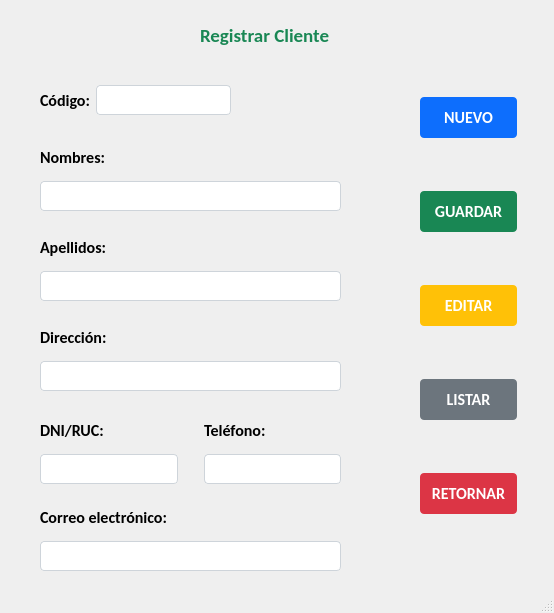
<?xml version="1.0" encoding="UTF-8"?>
<ui version="4.0">
 <class>MainWindow</class>
 <widget class="QMainWindow" name="MainWindow">
  <property name="geometry">
   <rect>
    <x>0</x>
    <y>0</y>
    <width>554</width>
    <height>613</height>
   </rect>
  </property>
  <property name="windowTitle">
   <string>MainWindow</string>
  </property>
  <widget class="QWidget" name="centralwidget">
   <widget class="QWidget" name="layoutWidget">
    <property name="geometry">
     <rect>
      <x>420</x>
      <y>50</y>
      <width>97</width>
      <height>511</height>
     </rect>
    </property>
    <layout class="QVBoxLayout" name="verticalLayout">
     <item>
      <widget class="QPushButton" name="pushButton">
       <property name="font">
        <font>
         <family>Calibri</family>
         <pointsize>12</pointsize>
         <weight>75</weight>
         <bold>true</bold>
        </font>
       </property>
       <property name="styleSheet">
        <string notr="true">background-color: rgb(13, 110, 253);
border-radius: 4px;
color: #ffffff;
padding: 10px;</string>
       </property>
       <property name="text">
        <string>NUEVO</string>
       </property>
      </widget>
     </item>
     <item>
      <widget class="QPushButton" name="pushButton_2">
       <property name="font">
        <font>
         <family>Calibri</family>
         <pointsize>12</pointsize>
         <weight>75</weight>
         <bold>true</bold>
        </font>
       </property>
       <property name="styleSheet">
        <string notr="true">background-color: #198754;
border-radius: 4px;
color: #fff;
padding: 10px;</string>
       </property>
       <property name="text">
        <string>GUARDAR</string>
       </property>
      </widget>
     </item>
     <item>
      <widget class="QPushButton" name="pushButton_3">
       <property name="font">
        <font>
         <family>Calibri</family>
         <pointsize>12</pointsize>
         <weight>75</weight>
         <bold>true</bold>
        </font>
       </property>
       <property name="styleSheet">
        <string notr="true">background-color: #ffc107;
border-radius: 4px;
color: #ffffff;
padding: 10px;</string>
       </property>
       <property name="text">
        <string>EDITAR</string>
       </property>
      </widget>
     </item>
     <item>
      <widget class="QPushButton" name="pushButton_4">
       <property name="font">
        <font>
         <family>Calibri</family>
         <pointsize>12</pointsize>
         <weight>75</weight>
         <bold>true</bold>
        </font>
       </property>
       <property name="styleSheet">
        <string notr="true">background-color: #6c757d;
border-radius: 4px;
color: #ffffff;
padding: 10px;</string>
       </property>
       <property name="text">
        <string>LISTAR</string>
       </property>
      </widget>
     </item>
     <item>
      <widget class="QPushButton" name="pushButton_5">
       <property name="font">
        <font>
         <family>Calibri</family>
         <pointsize>12</pointsize>
         <weight>75</weight>
         <bold>true</bold>
        </font>
       </property>
       <property name="styleSheet">
        <string notr="true">background-color: #dc3545;
border-radius: 4px;
color: #ffffff;
padding: 10px;</string>
       </property>
       <property name="text">
        <string>RETORNAR</string>
       </property>
      </widget>
     </item>
    </layout>
   </widget>
   <widget class="QLabel" name="label_7">
    <property name="geometry">
     <rect>
      <x>200</x>
      <y>20</y>
      <width>141</width>
      <height>31</height>
     </rect>
    </property>
    <property name="font">
     <font>
      <family>Calibri</family>
      <pointsize>14</pointsize>
      <weight>75</weight>
      <bold>true</bold>
     </font>
    </property>
    <property name="styleSheet">
     <string notr="true">color: #198754;</string>
    </property>
    <property name="text">
     <string>&lt;html&gt;&lt;head/&gt;&lt;body&gt;&lt;p&gt;Registrar Cliente&lt;/p&gt;&lt;/body&gt;&lt;/html&gt;</string>
    </property>
   </widget>
   <widget class="QWidget" name="layoutWidget_2">
    <property name="geometry">
     <rect>
      <x>40</x>
      <y>80</y>
      <width>191</width>
      <height>41</height>
     </rect>
    </property>
    <layout class="QGridLayout" name="gridLayout_2">
     <item row="0" column="0">
      <widget class="QLabel" name="label_9">
       <property name="font">
        <font>
         <family>Calibri</family>
         <pointsize>12</pointsize>
         <weight>75</weight>
         <bold>true</bold>
        </font>
       </property>
       <property name="text">
        <string>Código:</string>
       </property>
      </widget>
     </item>
     <item row="0" column="1">
      <widget class="QLineEdit" name="lineEdit_7">
       <property name="styleSheet">
        <string notr="true">background-color: rgb(255, 255, 255);
border-radius: 4px;
padding: 6px;
border: 1px solid #ced4da;</string>
       </property>
      </widget>
     </item>
    </layout>
   </widget>
   <widget class="QWidget" name="layoutWidget">
    <property name="geometry">
     <rect>
      <x>40</x>
      <y>140</y>
      <width>301</width>
      <height>71</height>
     </rect>
    </property>
    <layout class="QGridLayout" name="gridLayout">
     <item row="2" column="0">
      <widget class="QLineEdit" name="lineEdit_2">
       <property name="styleSheet">
        <string notr="true">background-color: rgb(255, 255, 255);
border-radius: 4px;
padding: 6px;
border: 1px solid #ced4da;</string>
       </property>
      </widget>
     </item>
     <item row="0" column="0">
      <widget class="QLabel" name="label_2">
       <property name="font">
        <font>
         <family>Calibri</family>
         <pointsize>12</pointsize>
         <weight>75</weight>
         <bold>true</bold>
        </font>
       </property>
       <property name="text">
        <string>&lt;html&gt;&lt;head/&gt;&lt;body&gt;&lt;p&gt;Nombres:&lt;/p&gt;&lt;/body&gt;&lt;/html&gt;</string>
       </property>
      </widget>
     </item>
    </layout>
   </widget>
   <widget class="QWidget" name="layoutWidget">
    <property name="geometry">
     <rect>
      <x>40</x>
      <y>230</y>
      <width>301</width>
      <height>71</height>
     </rect>
    </property>
    <layout class="QGridLayout" name="gridLayout_3">
     <item row="0" column="0">
      <widget class="QLabel" name="label_4">
       <property name="font">
        <font>
         <family>Calibri</family>
         <pointsize>12</pointsize>
         <weight>75</weight>
         <bold>true</bold>
        </font>
       </property>
       <property name="text">
        <string>&lt;html&gt;&lt;head/&gt;&lt;body&gt;&lt;p&gt;Apellidos:&lt;/p&gt;&lt;/body&gt;&lt;/html&gt;</string>
       </property>
      </widget>
     </item>
     <item row="1" column="0">
      <widget class="QLineEdit" name="lineEdit_3">
       <property name="styleSheet">
        <string notr="true">background-color: rgb(255, 255, 255);
border-radius: 4px;
padding: 6px;
border: 1px solid #ced4da;</string>
       </property>
      </widget>
     </item>
    </layout>
   </widget>
   <widget class="QWidget" name="layoutWidget">
    <property name="geometry">
     <rect>
      <x>40</x>
      <y>420</y>
      <width>301</width>
      <height>71</height>
     </rect>
    </property>
    <layout class="QGridLayout" name="gridLayout_4">
     <item row="0" column="2">
      <widget class="QLabel" name="label_8">
       <property name="font">
        <font>
         <family>Calibri</family>
         <pointsize>12</pointsize>
         <weight>75</weight>
         <bold>true</bold>
        </font>
       </property>
       <property name="text">
        <string>&lt;html&gt;&lt;head/&gt;&lt;body&gt;&lt;p&gt;Teléfono:&lt;/p&gt;&lt;/body&gt;&lt;/html&gt;</string>
       </property>
      </widget>
     </item>
     <item row="1" column="0">
      <widget class="QLineEdit" name="lineEdit_4">
       <property name="styleSheet">
        <string notr="true">background-color: rgb(255, 255, 255);
border-radius: 4px;
padding: 6px;
border: 1px solid #ced4da;
</string>
       </property>
      </widget>
     </item>
     <item row="1" column="2">
      <widget class="QLineEdit" name="lineEdit_5">
       <property name="styleSheet">
        <string notr="true">background-color: rgb(255, 255, 255);
border-radius: 4px;
padding: 6px;
border: 1px solid #ced4da;
</string>
       </property>
      </widget>
     </item>
     <item row="0" column="0">
      <widget class="QLabel" name="label_3">
       <property name="font">
        <font>
         <family>Calibri</family>
         <pointsize>12</pointsize>
         <weight>75</weight>
         <bold>true</bold>
        </font>
       </property>
       <property name="text">
        <string>&lt;html&gt;&lt;head/&gt;&lt;body&gt;&lt;p&gt;DNI/RUC:&lt;/p&gt;&lt;/body&gt;&lt;/html&gt;</string>
       </property>
      </widget>
     </item>
     <item row="1" column="1">
      <spacer name="verticalSpacer">
       <property name="orientation">
        <enum>Qt::Vertical</enum>
       </property>
       <property name="sizeHint" stdset="0">
        <size>
         <width>20</width>
         <height>40</height>
        </size>
       </property>
      </spacer>
     </item>
    </layout>
   </widget>
   <widget class="QWidget" name="layoutWidget">
    <property name="geometry">
     <rect>
      <x>40</x>
      <y>320</y>
      <width>301</width>
      <height>71</height>
     </rect>
    </property>
    <layout class="QGridLayout" name="gridLayout_5">
     <item row="0" column="0">
      <widget class="QLabel" name="label_5">
       <property name="font">
        <font>
         <family>Calibri</family>
         <pointsize>12</pointsize>
         <weight>75</weight>
         <bold>true</bold>
        </font>
       </property>
       <property name="text">
        <string>&lt;html&gt;&lt;head/&gt;&lt;body&gt;&lt;p&gt;Dirección:&lt;/p&gt;&lt;/body&gt;&lt;/html&gt;</string>
       </property>
      </widget>
     </item>
     <item row="1" column="0">
      <widget class="QLineEdit" name="lineEdit_6">
       <property name="styleSheet">
        <string notr="true">background-color: rgb(255, 255, 255);
border-radius: 4px;
padding: 6px;
border: 1px solid #ced4da;</string>
       </property>
      </widget>
     </item>
    </layout>
   </widget>
   <widget class="QWidget" name="layoutWidget">
    <property name="geometry">
     <rect>
      <x>40</x>
      <y>500</y>
      <width>301</width>
      <height>71</height>
     </rect>
    </property>
    <layout class="QGridLayout" name="gridLayout_6">
     <item row="0" column="0">
      <widget class="QLabel" name="label_6">
       <property name="font">
        <font>
         <family>Calibri</family>
         <pointsize>12</pointsize>
         <weight>75</weight>
         <bold>true</bold>
        </font>
       </property>
       <property name="text">
        <string>&lt;html&gt;&lt;head/&gt;&lt;body&gt;&lt;p&gt;Correo electrónico:&lt;/p&gt;&lt;/body&gt;&lt;/html&gt;</string>
       </property>
      </widget>
     </item>
     <item row="1" column="0">
      <widget class="QLineEdit" name="lineEdit_8">
       <property name="styleSheet">
        <string notr="true">background-color: rgb(255, 255, 255);
border-radius: 4px;
padding: 6px;
border: 1px solid #ced4da;</string>
       </property>
      </widget>
     </item>
    </layout>
   </widget>
  </widget>
  <widget class="QStatusBar" name="statusbar"/>
 </widget>
 <resources/>
 <connections/>
</ui>
